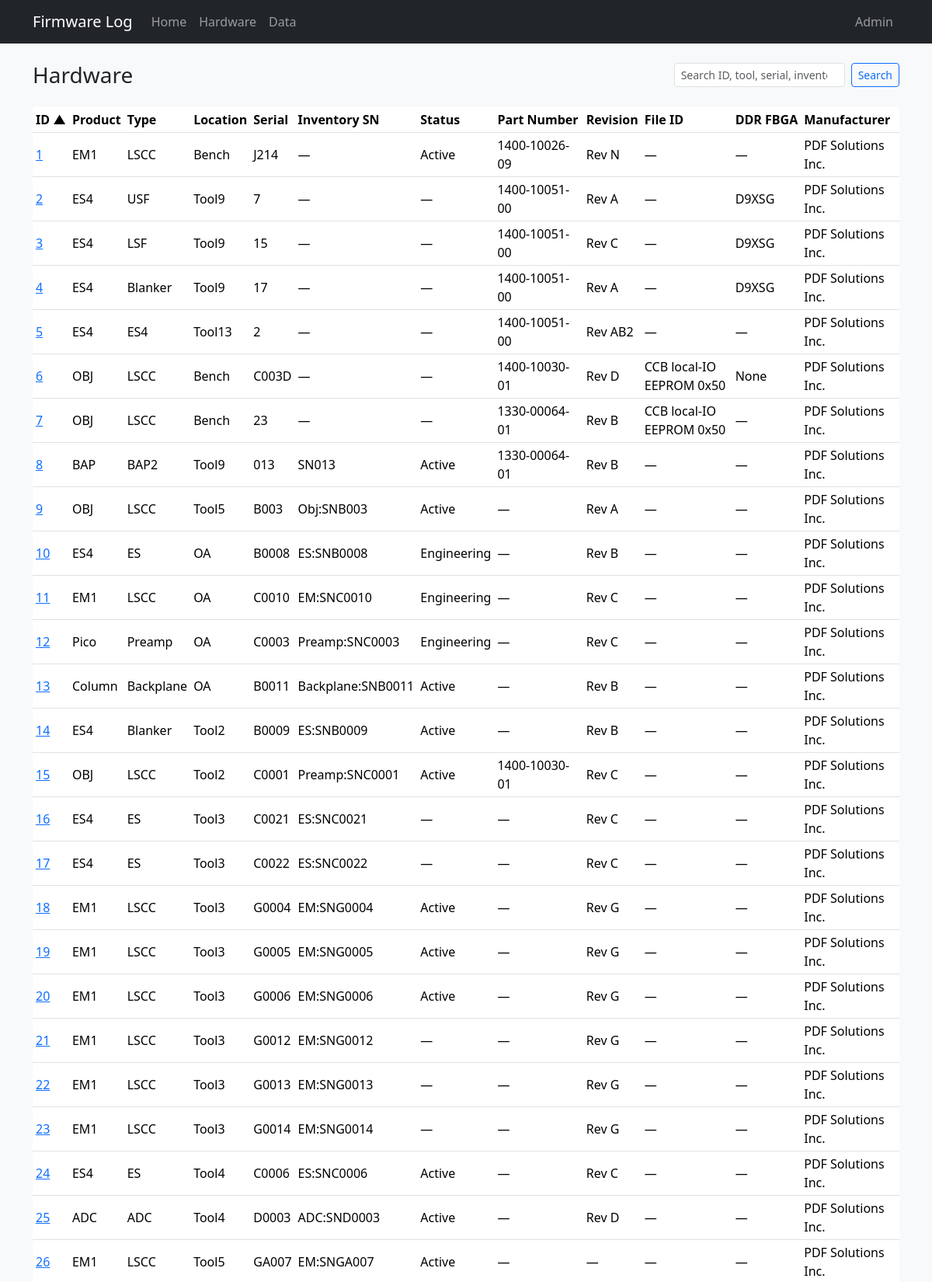
The page /hardware (upper part) on the database its author committed.
### tables this page shows
CREATE TABLE "boards" (
                board_id      INTEGER PRIMARY KEY,
                tool          TEXT,
                board_slot    TEXT,
                manufacturer  TEXT NOT NULL DEFAULT 'PDF Solutions Inc.',
                board_name    TEXT NOT NULL,
                serial        TEXT NOT NULL,
                part_number   TEXT,
                revision      TEXT,
                file_id       TEXT,
                product_name  TEXT NOT NULL,
                ddr_fbga      TEXT
            , inventory_serial TEXT, status TEXT, role TEXT, comment TEXT, open_item TEXT, po TEXT, modified_by TEXT, source_updated_at TEXT, data_source TEXT, dc_status TEXT, ac_status TEXT, gcal_status TEXT, adc_status TEXT, eeprom_status TEXT);

### app.py (the view)
@app.route("/hardware", endpoint="hardware")
def hardware():
    return _render_hardware()

### app.py (called while the page is built)
def _render_hardware():
    search = request.args.get("q", "").strip()
    sort = request.args.get("sort", "board_id")
    order = request.args.get("order", "asc")
    return render_template(
        "hardware.html",
        boards=db.list_hardware(search=search, sort=sort, order=order),
        search=search,
        sort=sort,
        order=order,
    )

### db.py (called while the page is built)
def dict_row(cursor, row):
    return {col[0]: row[i] for i, col in enumerate(cursor.description)}

@contextmanager
def get_db():
    conn = sqlite3.connect(DATABASE)
    conn.row_factory = dict_row
    try:
        yield conn
    finally:
        conn.close()

def fetch_all(query, params=()):
    with get_db() as conn:
        return conn.execute(query, params).fetchall()

def _board_search_clause(search, alias="b", extra_columns=()):
    if not search:
        return None, []
    like = f"%{search}%"
    columns = [col.format(a=alias) for col in BOARD_SEARCH_COLUMNS] + list(extra_columns)
    clause = "(" + " OR ".join(f"{col} LIKE ?" for col in columns) + ")"
    return clause, [like] * len(columns)

### templates/hardware.html (shortened to what this page needs)
{% extends "base.html" %}
{% from "macros.html" import hw_sort_link %}
{% block content %}
<div class="d-flex flex-wrap justify-content-between align-items-center gap-2 mb-4">
  <div>
    <h1 class="h3 mb-0">Hardware</h1>
  </div>
  <form id="search-form" action="{{ url_for('hardware') }}" method="get" class="d-flex gap-2">
    <input type="search" id="board-search" name="q" value="{{ search }}" class="form-control form-control-sm" placeholder="Search ID, tool, serial, inventory serial, status…">
    <button class="btn btn-sm btn-outline-primary" type="submit">Search</button>
  </form>
</div>
<div class="table-responsive">
  <table class="table table-sm table-hover align-middle">
    <thead>
      <tr>
        <th>{{ hw_sort_link('ID', 'board_id', sort, order, search) }}</th>
        <th>{{ hw_sort_link('Product', 'product_name', sort, order, search) }}</th>
        <th>{{ hw_sort_link('Type', 'board_name', sort, order, search) }}</th>
        <th>{{ hw_sort_link('Location', 'tool', sort, order, search) }}</th>
        <th>{{ hw_sort_link('Serial', 'serial', sort, order, search) }}</th>
        <th>{{ hw_sort_link('Inventory SN', 'inventory_serial', sort, order, search) }}</th>
        <th>{{ hw_sort_link('Status', 'status', sort, order, search) }}</th>
        <th>{{ hw_sort_link('Part Number', 'part_number', sort, order, search) }}</th>
        <th>{{ hw_sort_link('Revision', 'revision', sort, order, search) }}</th>
        <th>{{ hw_sort_link('File ID', 'file_id', sort, order, search) }}</th>
        <th>{{ hw_sort_link('DDR FBGA', 'ddr_fbga', sort, order, search) }}</th>
        <th>{{ hw_sort_link('Manufacturer', 'manufacturer', sort, order, search) }}</th>
      </tr>
    </thead>
    <tbody>
      {% for b in boards %}
      <tr>
        <td><a href="{{ url_for('board_detail', board_id=b.board_id) }}">{{ b.board_id }}</a></td>
        <td>{{ b.product_name }}</td>
        <td>{{ b.board_name }}</td>
        <td>{{ b.tool or '—' }}</td>
        <td>{{ b.serial }}</td>
        <td>{{ b.inventory_serial or '—' }}</td>
        <td>{{ b.status or '—' }}</td>
        <td>{{ b.part_number or '—' }}</td>
        <td>{{ b.revision or '—' }}</td>
        <td>{{ b.file_id or '—' }}</td>
        <td>{{ b.ddr_fbga or '—' }}</td>
        <td>{{ b.manufacturer or '—' }}</td>
      </tr>
      {% else %}
      <tr><td colspan="12" class="text-muted">No boards match your search.</td></tr>
      {% endfor %}
    </tbody>
  </table>
</div>
{% endblock %}

### static/style.css (style rules this page uses)
body { background-color: #f8f9fa; }
.table th { white-space: nowrap; }

### rows shown on the page
boards: board_id "1", product_name "EM1", board_name "LSCC", tool "Bench", serial "J214", inventory_serial "—", status "Active", part_number "1400-10026-09", revision "Rev N", file_id "—", ddr_fbga "—", manufacturer "PDF Solutions Inc."
boards: board_id "2", product_name "ES4", board_name "USF", tool "Tool9", serial "7", inventory_serial "—", status "—", part_number "1400-10051-00", revision "Rev A", file_id "—", ddr_fbga "D9XSG", manufacturer "PDF Solutions Inc."
boards: board_id "3", product_name "ES4", board_name "LSF", tool "Tool9", serial "15", inventory_serial "—", status "—", part_number "1400-10051-00", revision "Rev C", file_id "—", ddr_fbga "D9XSG", manufacturer "PDF Solutions Inc."
boards: board_id "4", product_name "ES4", board_name "Blanker", tool "Tool9", serial "17", inventory_serial "—", status "—", part_number "1400-10051-00", revision "Rev A", file_id "—", ddr_fbga "D9XSG", manufacturer "PDF Solutions Inc."
boards: board_id "5", product_name "ES4", board_name "ES4", tool "Tool13", serial "2", inventory_serial "—", status "—", part_number "1400-10051-00", revision "Rev AB2", file_id "—", ddr_fbga "—", manufacturer "PDF Solutions Inc."
boards: board_id "6", product_name "OBJ", board_name "LSCC", tool "Bench", serial "C003D", inventory_serial "—", status "—", part_number "1400-10030-01", revision "Rev D", file "CCB local-IO EEPROM 0x50", ddr_fbga "None", manufacturer "PDF Solutions Inc."
boards: board_id "7", product_name "OBJ", board_name "LSCC", tool "Bench", serial "23", inventory_serial "—", status "—", part_number "1330-00064-01", revision "Rev B", file "CCB local-IO EEPROM 0x50", ddr_fbga "—", manufacturer "PDF Solutions Inc."
boards: board_id "8", product_name "BAP", board_name "BAP2", tool "Tool9", serial "013", inventory_serial "SN013", status "Active", part_number "1330-00064-01", revision "Rev B", file_id "—", ddr_fbga "—", manufacturer "PDF Solutions Inc."
boards: board_id "9", product_name "OBJ", board_name "LSCC", tool "Tool5", serial "B003", inventory_serial "Obj:SNB003", status "Active", part_number "—", revision "Rev A", file_id "—", ddr_fbga "—", manufacturer "PDF Solutions Inc."
boards: board_id "10", product_name "ES4", board_name "ES", tool "OA", serial "B0008", inventory_serial "ES:SNB0008", status "Engineering", part_number "—", revision "Rev B", file_id "—", ddr_fbga "—", manufacturer "PDF Solutions Inc."
boards: board_id "11", product_name "EM1", board_name "LSCC", tool "OA", serial "C0010", inventory_serial "EM:SNC0010", status "Engineering", part_number "—", revision "Rev C", file_id "—", ddr_fbga "—", manufacturer "PDF Solutions Inc."
boards: board_id "12", product_name "Pico", board_name "Preamp", tool "OA", serial "C0003", inventory_serial "Preamp:SNC0003", status "Engineering", part_number "—", revision "Rev C", file_id "—", ddr_fbga "—", manufacturer "PDF Solutions Inc."
boards: board_id "13", product_name "Column", board_name "Backplane", tool "OA", serial "B0011", inventory_serial "Backplane:SNB0011", status "Active", part_number "—", revision "Rev B", file_id "—", ddr_fbga "—", manufacturer "PDF Solutions Inc."
boards: board_id "14", product_name "ES4", board_name "Blanker", tool "Tool2", serial "B0009", inventory_serial "ES:SNB0009", status "Active", part_number "—", revision "Rev B", file_id "—", ddr_fbga "—", manufacturer "PDF Solutions Inc."
boards: board_id "15", product_name "OBJ", board_name "LSCC", tool "Tool2", serial "C0001", inventory_serial "Preamp:SNC0001", status "Active", part_number "1400-10030-01", revision "Rev C", file_id "—", ddr_fbga "—", manufacturer "PDF Solutions Inc."
boards: board_id "16", product_name "ES4", board_name "ES", tool "Tool3", serial "C0021", inventory_serial "ES:SNC0021", status "—", part_number "—", revision "Rev C", file_id "—", ddr_fbga "—", manufacturer "PDF Solutions Inc."
boards: board_id "17", product_name "ES4", board_name "ES", tool "Tool3", serial "C0022", inventory_serial "ES:SNC0022", status "—", part_number "—", revision "Rev C", file_id "—", ddr_fbga "—", manufacturer "PDF Solutions Inc."
boards: board_id "18", product_name "EM1", board_name "LSCC", tool "Tool3", serial "G0004", inventory_serial "EM:SNG0004", status "Active", part_number "—", revision "Rev G", file_id "—", ddr_fbga "—", manufacturer "PDF Solutions Inc."
boards: board_id "19", product_name "EM1", board_name "LSCC", tool "Tool3", serial "G0005", inventory_serial "EM:SNG0005", status "Active", part_number "—", revision "Rev G", file_id "—", ddr_fbga "—", manufacturer "PDF Solutions Inc."
boards: board_id "20", product_name "EM1", board_name "LSCC", tool "Tool3", serial "G0006", inventory_serial "EM:SNG0006", status "Active", part_number "—", revision "Rev G", file_id "—", ddr_fbga "—", manufacturer "PDF Solutions Inc."
boards: board_id "21", product_name "EM1", board_name "LSCC", tool "Tool3", serial "G0012", inventory_serial "EM:SNG0012", status "—", part_number "—", revision "Rev G", file_id "—", ddr_fbga "—", manufacturer "PDF Solutions Inc."
boards: board_id "22", product_name "EM1", board_name "LSCC", tool "Tool3", serial "G0013", inventory_serial "EM:SNG0013", status "—", part_number "—", revision "Rev G", file_id "—", ddr_fbga "—", manufacturer "PDF Solutions Inc."
boards: board_id "23", product_name "EM1", board_name "LSCC", tool "Tool3", serial "G0014", inventory_serial "EM:SNG0014", status "—", part_number "—", revision "Rev G", file_id "—", ddr_fbga "—", manufacturer "PDF Solutions Inc."
boards: board_id "24", product_name "ES4", board_name "ES", tool "Tool4", serial "C0006", inventory_serial "ES:SNC0006", status "Active", part_number "—", revision "Rev C", file_id "—", ddr_fbga "—", manufacturer "PDF Solutions Inc."
boards: board_id "25", product_name "ADC", board_name "ADC", tool "Tool4", serial "D0003", inventory_serial "ADC:SND0003", status "Active", part_number "—", revision "Rev D", file_id "—", ddr_fbga "—", manufacturer "PDF Solutions Inc."
boards: board_id "26", product_name "EM1", board_name "LSCC", tool "Tool5", serial "GA007", inventory_serial "EM:SNGA007", status "Active", part_number "—", revision "—", file_id "—", ddr_fbga "—", manufacturer "PDF Solutions Inc."

### other values the page prints
{{ label }} "ID Product Type Location Serial Inventory SN Status Part Number Revision File ID DDR FBGA Manufacturer"
